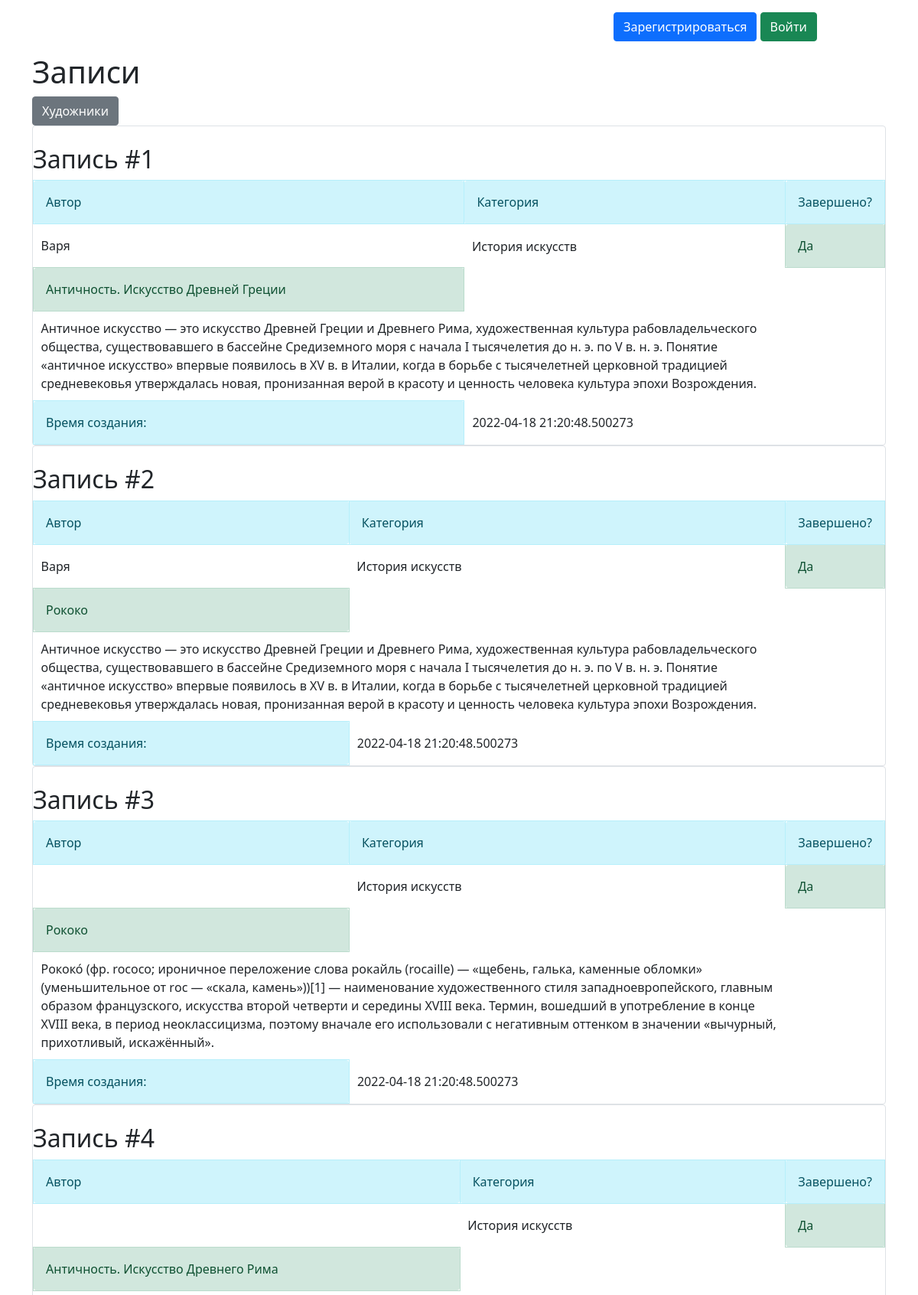
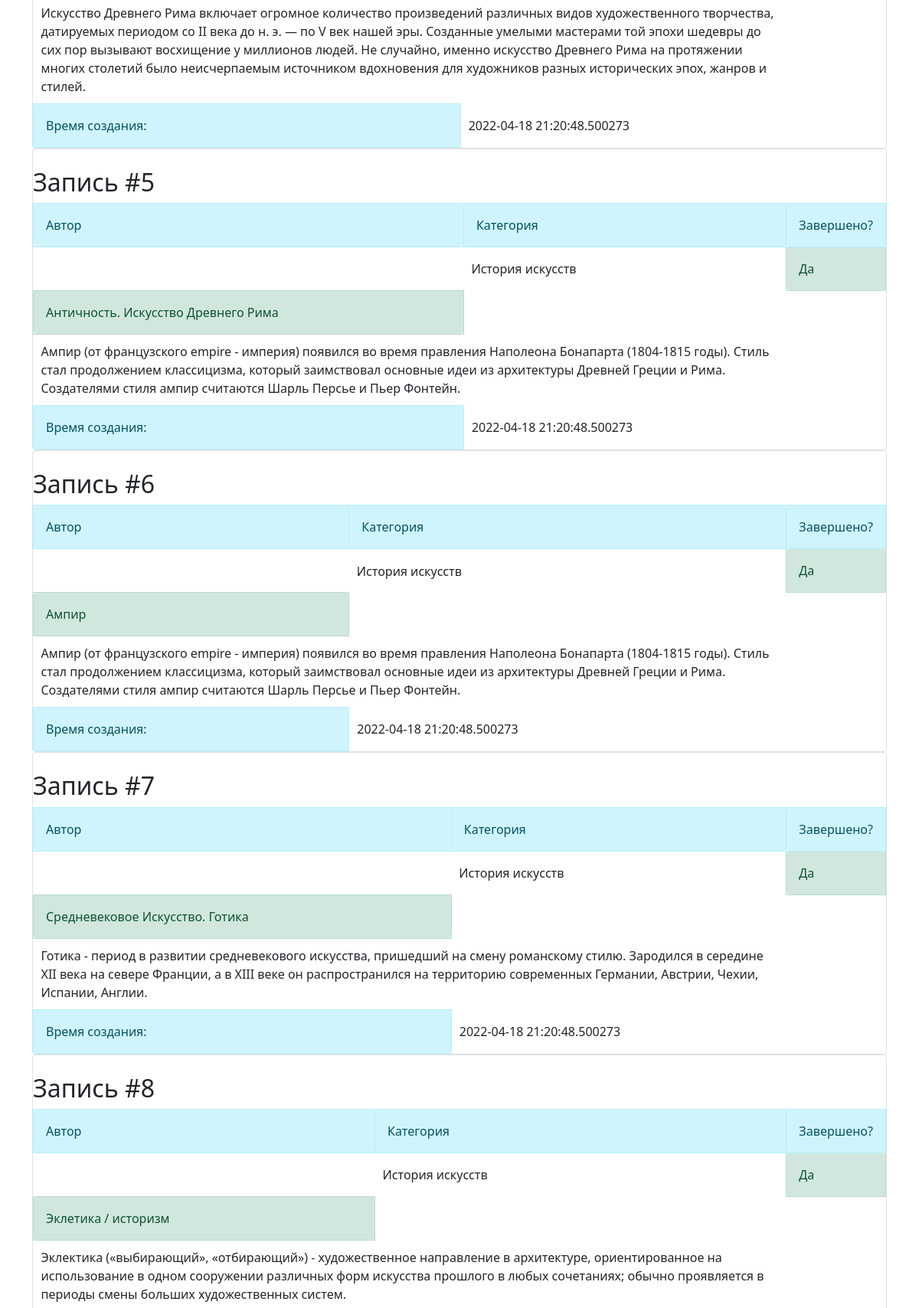
The page / (upper part) on the database its author committed (2 pictures, top to bottom).
### data/posts.py (models this page shows, shortened)
class Posts(SqlAlchemyBase, SerializerMixin):
    __tablename__ = 'posts'
    id = sqlalchemy.Column(sqlalchemy.Integer, primary_key=True, autoincrement=True)
    author = sqlalchemy.Column(sqlalchemy.Integer, sqlalchemy.ForeignKey("users.id"))
    category_id = sqlalchemy.Column(sqlalchemy.Integer, sqlalchemy.ForeignKey("category.id"))
    title = sqlalchemy.Column(sqlalchemy.String, nullable=True)
    text = sqlalchemy.Column(sqlalchemy.Text, nullable=True)
    date = sqlalchemy.Column(sqlalchemy.DateTime, default=datetime.datetime.now())
    is_finished = sqlalchemy.Column(sqlalchemy.Boolean, default=False)
    user = orm.relation('User')
    category = orm.relation('Category')

### data/user.py (models this page shows, shortened)
class User(SqlAlchemyBase, UserMixin, SerializerMixin):
    __tablename__ = 'users'
    id = sqlalchemy.Column(sqlalchemy.Integer, primary_key=True, autoincrement=True)
    surname = sqlalchemy.Column(sqlalchemy.String, nullable=True)
    name = sqlalchemy.Column(sqlalchemy.String, nullable=True)
    age = sqlalchemy.Column(sqlalchemy.Integer, nullable=True)
    photo = sqlalchemy.Column(sqlalchemy.String, nullable=True)
    email = sqlalchemy.Column(sqlalchemy.String, index=True, unique=True, nullable=True)
    hashed_password = sqlalchemy.Column(sqlalchemy.String, nullable=True)
    modified_date = sqlalchemy.Column(sqlalchemy.DateTime, default=datetime.datetime.now)
    posts = orm.relation("Posts", back_populates='user')

### data/category.py (models this page shows)
class Category(SqlAlchemyBase, SerializerMixin):
    __tablename__ = 'category'
    id = sqlalchemy.Column(sqlalchemy.Integer, primary_key=True, autoincrement=True)
    name = sqlalchemy.Column(sqlalchemy.String, nullable=True)
    posts = orm.relation("Posts", back_populates='category')

### main.py (the view)
@app.route('/')
def index():
    db_sess = db_session.create_session()
    posts = db_sess.query(Posts).all()
    return render_template("index.html", posts=posts)

### data/db_session.py (called while the page is built)
def create_session() -> Session:
    global __factory
    return __factory()

### templates/index.html (shortened to what this page needs)
{% extends "base.html" %}
{% block content %}
<h1>Записи</h1>
<a href="/artists" class="btn btn-secondary">Художники</a>
{% for item in posts%}
<div class="col-md6 border rounded">
    <br>
    <h2>Запись #{{ item.id }}</h2>
    <div>
        <table cellspacing="5" cellpadding="10">
            <tr>
                <td class="alert alert-info" role="alert">Автор</td>
                <td class="alert alert-info" role="alert">Категория</td>
                <td class="alert alert-info" role="alert">Завершено?</td>
            </tr>
            <tr>
                <td>{{ item.user.name }}</td>
                <td>{{ item.category.name }}</td>
                {% if item.is_finished %}
                <td class="alert alert-success" role="alert">Да</td>
                {% else %}
                <td class="alert alert-danger" role="alert">Нет</td>
                {% endif %}
            </tr>
            <tr>
                <td class="alert alert-success" role="alert">{{ item.title }}</td>
            </tr>
            <tr>
                <td colspan="2">{{ item.text }}</td>
            </tr>
            <tr>
                <td class="alert alert-info" role="alert">Время создания:</td>
                <td>{{ item.date }}</td>
            </tr>
        </table>
    </div>
</div>
{% endfor %}
{% endblock %}

### rows shown on the page
Posts: id "1", user.name "Варя", category.name "История искусств", is_finished "Да", title "Античность. Искусство Древней Греции", text "Античное искусство — это искусство Древней Греции и Древнего Рима, художественная культура рабовладельческого общества, существовавшего в бассейне Средиземного моря с начала I тысячелетия до н. э. по V в. н. э. Понятие «античное искусство» впервые появилось в XV в. в Италии, когда в борьбе с тысячелетней церковной традицией средневековья утверждалась новая, пронизанная верой в красоту и ценность человека культура эпохи Возрождения.", date "2022-04-18 21:20:48.500273"
Posts: id "2", user.name "Варя", category.name "История искусств", is_finished "Да", title "Рококо", text "Античное искусство — это искусство Древней Греции и Древнего Рима, художественная культура рабовладельческого общества, существовавшего в бассейне Средиземного моря с начала I тысячелетия до н. э. по V в. н. э. Понятие «античное искусство» впервые появилось в XV в. в Италии, когда в борьбе с тысячелетней церковной традицией средневековья утверждалась новая, пронизанная верой в красоту и ценность человека культура эпохи Возрождения.", date "2022-04-18 21:20:48.500273"
Posts: id "3", category.name "История искусств", is_finished "Да", title "Рококо", text "Рококо́ (фр. rococo; ироничное переложение слова рокайль (rocaille) — «щебень, галька, каменные обломки» (уменьшительное от rос — «скала, камень»))[1] — наименование художественного стиля западноевропейского, главным образом французского, искусства второй четверти и середины XVIII века. Термин, вошедший в употребление в конце XVIII века, в период неоклассицизма, поэтому вначале его использовали с негативным оттенком в значении «вычурный, прихотливый, искажённый».", date "2022-04-18 21:20:48.500273"
Posts: id "4", category.name "История искусств", is_finished "Да", title "Античность. Искусство Древнего Рима", text "Искусство Древнего Рима включает огромное количество произведений различных видов художественного творчества, датируемых периодом со II века до н. э. — по V век нашей эры. Созданные умелыми мастерами той эпохи шедевры до сих пор вызывают восхищение у миллионов людей. Не случайно, именно искусство Древнего Рима на протяжении многих столетий было неисчерпаемым источником вдохновения для художников разных исторических эпох, жанров и стилей.", date "2022-04-18 21:20:48.500273"
Posts: id "5", category.name "История искусств", is_finished "Да", title "Античность. Искусство Древнего Рима", text "Ампир (от французского empire - империя) появился во время правления Наполеона Бонапарта (1804-1815 годы). Стиль стал продолжением классицизма, который заимствовал основные идеи из архитектуры Древней Греции и Рима. Создателями стиля ампир считаются Шарль Персье и Пьер Фонтейн.", date "2022-04-18 21:20:48.500273"
Posts: id "6", category.name "История искусств", is_finished "Да", title "Ампир", text "Ампир (от французского empire - империя) появился во время правления Наполеона Бонапарта (1804-1815 годы). Стиль стал продолжением классицизма, который заимствовал основные идеи из архитектуры Древней Греции и Рима. Создателями стиля ампир считаются Шарль Персье и Пьер Фонтейн.", date "2022-04-18 21:20:48.500273"
Posts: id "7", category.name "История искусств", is_finished "Да", title "Средневековое Искусство. Готика", text "Готика - период в развитии средневекового искусства, пришедший на смену романскому стилю. Зародился в середине XII века на севере Франции, а в XIII веке он распространился на территорию современных Германии, Австрии, Чехии, Испании, Англии.", date "2022-04-18 21:20:48.500273"
Posts: id "8", category.name "История искусств", is_finished "Да", title "Эклетика / историзм", text "Эклектика («выбирающий», «отбирающий») - художественное направление в архитектуре, ориентированное на использование в одном сооружении различных форм искусства прошлого в любых сочетаниях; обычно проявляется в периоды смены больших художественных систем."
